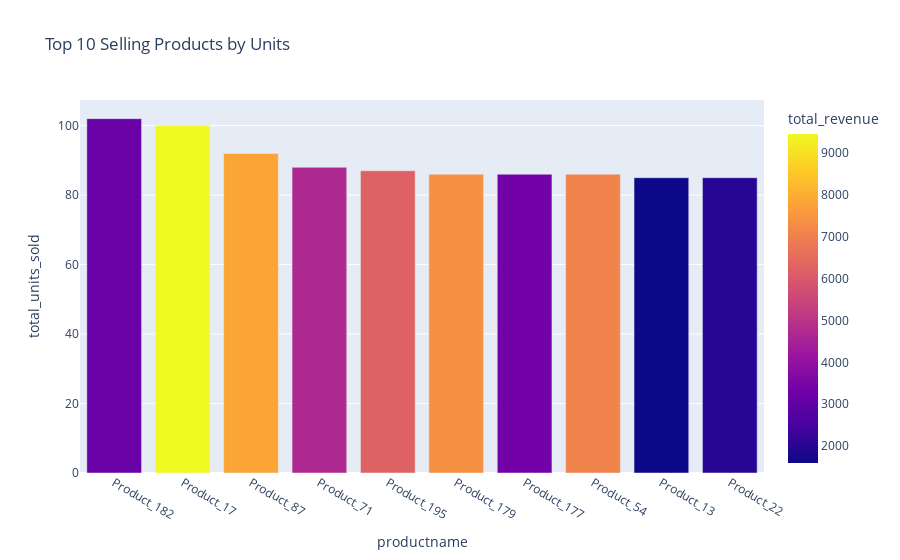

Notebook code cell kept with this figure:
### Code cell
px.bar(top_products_df, x='productname', y='total_units_sold', 
       title='Top 10 Selling Products by Units', color='total_revenue')

### Figure 1 — Plotly figure (JSON) as saved in the notebook; plotly's stock layout.template omitted (floating-point values rounded to 4 significant figures)
{"data": [{"hovertemplate": "productname=%{x}<br>total_units_sold=%{y}<br>total_revenue=%{marker.color}<extra></extra>", "legendgroup": "", "marker": {"color": [3145.0, 9450.0, 7817.0, 4729.0, 6229.0, 7388.0, 3354.0, 7053.0, 1596.0, 1979.0], "coloraxis": "coloraxis", "pattern": {"shape": ""}}, "name": "", "orientation": "v", "showlegend": false, "textposition": "auto", "type": "bar", "x": ["Product_182", "Product_17", "Product_87", "Product_71", "Product_195", "Product_179", "Product_177", "Product_54", "Product_13", "Product_22"], "xaxis": "x", "y": [102.0, 100.0, 92.0, 88.0, 87.0, 86.0, 86.0, 86.0, 85.0, 85.0], "yaxis": "y"}], "layout": {"barmode": "relative", "coloraxis": {"colorbar": {"title": {"text": "total_revenue"}}, "colorscale": [[0, "#0d0887"], [0.1111, "#46039f"], [0.2222, "#7201a8"], [0.3333, "#9c179e"], [0.4444, "#bd3786"], [0.5556, "#d8576b"], [0.6667, "#ed7953"], [0.7778, "#fb9f3a"], [0.8889, "#fdca26"], [1, "#f0f921"]]}, "legend": {"tracegroupgap": 0}, "title": {"text": "Top 10 Selling Products by Units"}, "xaxis": {"anchor": "y", "domain": [0, 1], "title": {"text": "productname"}}, "yaxis": {"anchor": "x", "domain": [0, 1], "title": {"text": "total_units_sold"}}}}
